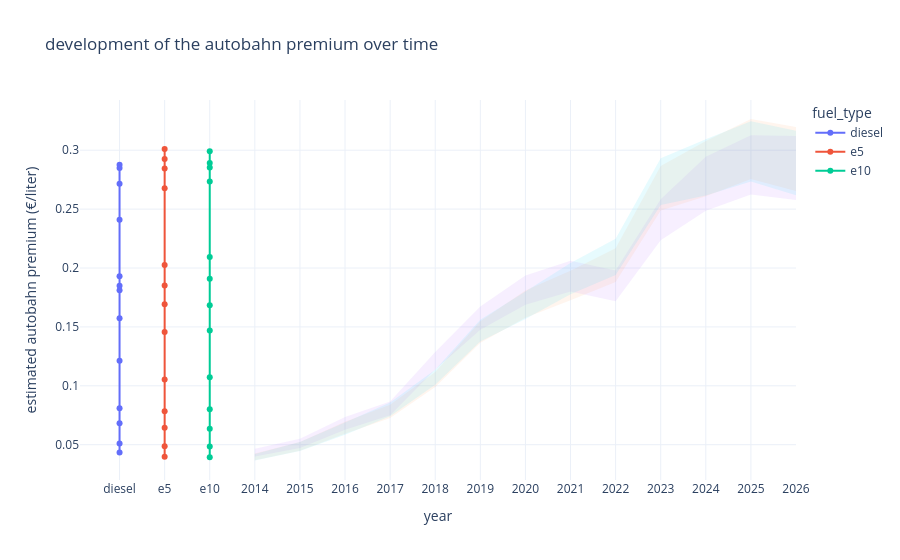

Notebook cell for this chart:
### Markdown cell above
plotting the results

### Code cell
plot_yearly_autobahn_premium_line(summary_df)

#TODO:fix plot so that it looks ok

### Figure 1 — Plotly figure (JSON) as saved in the notebook; plotly's stock layout.template omitted (floating-point values rounded to 4 significant figures)
{"data": [{"customdata": [[2014, "mean", 0.04007, 0.04652], [2015, "mean", 0.04722, 0.05499], [2016, "mean", 0.0628, 0.07358], [2017, "mean", 0.07497, 0.08678], [2018, "mean", 0.1139, 0.1287], [2019, "mean", 0.1475, 0.1673], [2020, "mean", 0.1688, 0.1936], [2021, "mean", 0.18, 0.2061], [2022, "mean", 0.1718, 0.1979], [2023, "mean", 0.2235, 0.2583], [2024, "mean", 0.2487, 0.2944], [2025, "mean", 0.2624, 0.3128], [2026, "mean", 0.2577, 0.312]], "hovertemplate": "fuel_type=%{x}<br>autobahn_coef=%{y:.3f}<br>year=%{customdata[0]}<br>statistic=%{customdata[1]}<br>ci_low=%{customdata[2]:.3f}<br>ci_high=%{customdata[3]:.3f}<extra></extra>", "legendgroup": "diesel", "line": {"color": "#636efa", "dash": "solid"}, "marker": {"symbol": "circle"}, "mode": "lines+markers", "name": "diesel", "orientation": "v", "showlegend": true, "type": "scatter", "x": ["diesel", "diesel", "diesel", "diesel", "diesel", "diesel", "diesel", "diesel", "diesel", "diesel", "diesel", "diesel", "diesel"], "xaxis": "x", "y": [0.0433, 0.05111, 0.06819, 0.08087, 0.1213, 0.1574, 0.1812, 0.1931, 0.1849, 0.2409, 0.2715, 0.2876, 0.2849], "yaxis": "y"}, {"customdata": [[2014, "mean", 0.03689, 0.04258], [2015, "mean", 0.04495, 0.0524], [2016, "mean", 0.05933, 0.06942], [2017, "mean", 0.07269, 0.08402], [2018, "mean", 0.09909, 0.1116], [2019, "mean", 0.1366, 0.1547], [2020, "mean", 0.1577, 0.1809], [2021, "mean", 0.1727, 0.1977], [2022, "mean", 0.1882, 0.2168], [2023, "mean", 0.2487, 0.2866], [2024, "mean", 0.261, 0.3079], [2025, "mean", 0.2756, 0.3265], [2026, "mean", 0.2653, 0.3197]], "hovertemplate": "fuel_type=%{x}<br>autobahn_coef=%{y:.3f}<br>year=%{customdata[0]}<br>statistic=%{customdata[1]}<br>ci_low=%{customdata[2]:.3f}<br>ci_high=%{customdata[3]:.3f}<extra></extra>", "legendgroup": "e5", "line": {"color": "#EF553B", "dash": "solid"}, "marker": {"symbol": "circle"}, "mode": "lines+markers", "name": "e5", "orientation": "v", "showlegend": true, "type": "scatter", "x": ["e5", "e5", "e5", "e5", "e5", "e5", "e5", "e5", "e5", "e5", "e5", "e5", "e5"], "xaxis": "x", "y": [0.03974, 0.04868, 0.06437, 0.07836, 0.1054, 0.1457, 0.1693, 0.1852, 0.2025, 0.2677, 0.2844, 0.301, 0.2925], "yaxis": "y"}, {"customdata": [[2014, "mean", 0.03652, 0.0422], [2015, "mean", 0.04469, 0.05232], [2016, "mean", 0.05841, 0.06883], [2017, "mean", 0.07415, 0.08587], [2018, "mean", 0.1008, 0.1136], [2019, "mean", 0.1377, 0.1562], [2020, "mean", 0.1566, 0.1801], [2021, "mean", 0.1777, 0.2043], [2022, "mean", 0.194, 0.2248], [2023, "mean", 0.2536, 0.2932], [2024, "mean", 0.2615, 0.3092], [2025, "mean", 0.2734, 0.3247], [2026, "mean", 0.2617, 0.3165]], "hovertemplate": "fuel_type=%{x}<br>autobahn_coef=%{y:.3f}<br>year=%{customdata[0]}<br>statistic=%{customdata[1]}<br>ci_low=%{customdata[2]:.3f}<br>ci_high=%{customdata[3]:.3f}<extra></extra>", "legendgroup": "e10", "line": {"color": "#00cc96", "dash": "solid"}, "marker": {"symbol": "circle"}, "mode": "lines+markers", "name": "e10", "orientation": "v", "showlegend": true, "type": "scatter", "x": ["e10", "e10", "e10", "e10", "e10", "e10", "e10", "e10", "e10", "e10", "e10", "e10", "e10"], "xaxis": "x", "y": [0.03936, 0.0485, 0.06362, 0.08001, 0.1072, 0.1469, 0.1684, 0.191, 0.2094, 0.2734, 0.2854, 0.299, 0.2891], "yaxis": "y"}, {"fill": "toself", "hoverinfo": "skip", "line": {"width": 0}, "mode": "none", "name": "diesel CI", "opacity": 0.2, "showlegend": false, "type": "scatter", "x": [2014, 2015, 2016, 2017, 2018, 2019, 2020, 2021, 2022, 2023, 2024, 2025, 2026, 2026, 2025, 2024, 2023, 2022, 2021, 2020, 2019, 2018, 2017, 2016, 2015, 2014], "y": [0.04652, 0.05499, 0.07358, 0.08678, 0.1287, 0.1673, 0.1936, 0.2061, 0.1979, 0.2583, 0.2944, 0.3128, 0.312, 0.2577, 0.2624, 0.2487, 0.2235, 0.1718, 0.18, 0.1688, 0.1475, 0.1139, 0.07497, 0.0628, 0.04722, 0.04007]}, {"fill": "toself", "hoverinfo": "skip", "line": {"width": 0}, "mode": "none", "name": "e5 CI", "opacity": 0.2, "showlegend": false, "type": "scatter", "x": [2014, 2015, 2016, 2017, 2018, 2019, 2020, 2021, 2022, 2023, 2024, 2025, 2026, 2026, 2025, 2024, 2023, 2022, 2021, 2020, 2019, 2018, 2017, 2016, 2015, 2014], "y": [0.04258, 0.0524, 0.06942, 0.08402, 0.1116, 0.1547, 0.1809, 0.1977, 0.2168, 0.2866, 0.3079, 0.3265, 0.3197, 0.2653, 0.2756, 0.261, 0.2487, 0.1882, 0.1727, 0.1577, 0.1366, 0.09909, 0.07269, 0.05933, 0.04495, 0.03689]}, {"fill": "toself", "hoverinfo": "skip", "line": {"width": 0}, "mode": "none", "name": "e10 CI", "opacity": 0.2, "showlegend": false, "type": "scatter", "x": [2014, 2015, 2016, 2017, 2018, 2019, 2020, 2021, 2022, 2023, 2024, 2025, 2026, 2026, 2025, 2024, 2023, 2022, 2021, 2020, 2019, 2018, 2017, 2016, 2015, 2014], "y": [0.0422, 0.05232, 0.06883, 0.08587, 0.1136, 0.1562, 0.1801, 0.2043, 0.2248, 0.2932, 0.3092, 0.3247, 0.3165, 0.2617, 0.2734, 0.2615, 0.2536, 0.194, 0.1777, 0.1566, 0.1377, 0.1008, 0.07415, 0.05841, 0.04469, 0.03652]}], "layout": {"legend": {"title": {"text": "fuel_type"}, "tracegroupgap": 0}, "title": {"text": "development of the autobahn premium over time"}, "xaxis": {"anchor": "y", "categoryarray": ["diesel", "e5", "e10"], "categoryorder": "array", "domain": [0, 1], "title": {"text": "year"}}, "yaxis": {"anchor": "x", "domain": [0, 1], "title": {"text": "estimated autobahn premium (€/liter)"}}}}
